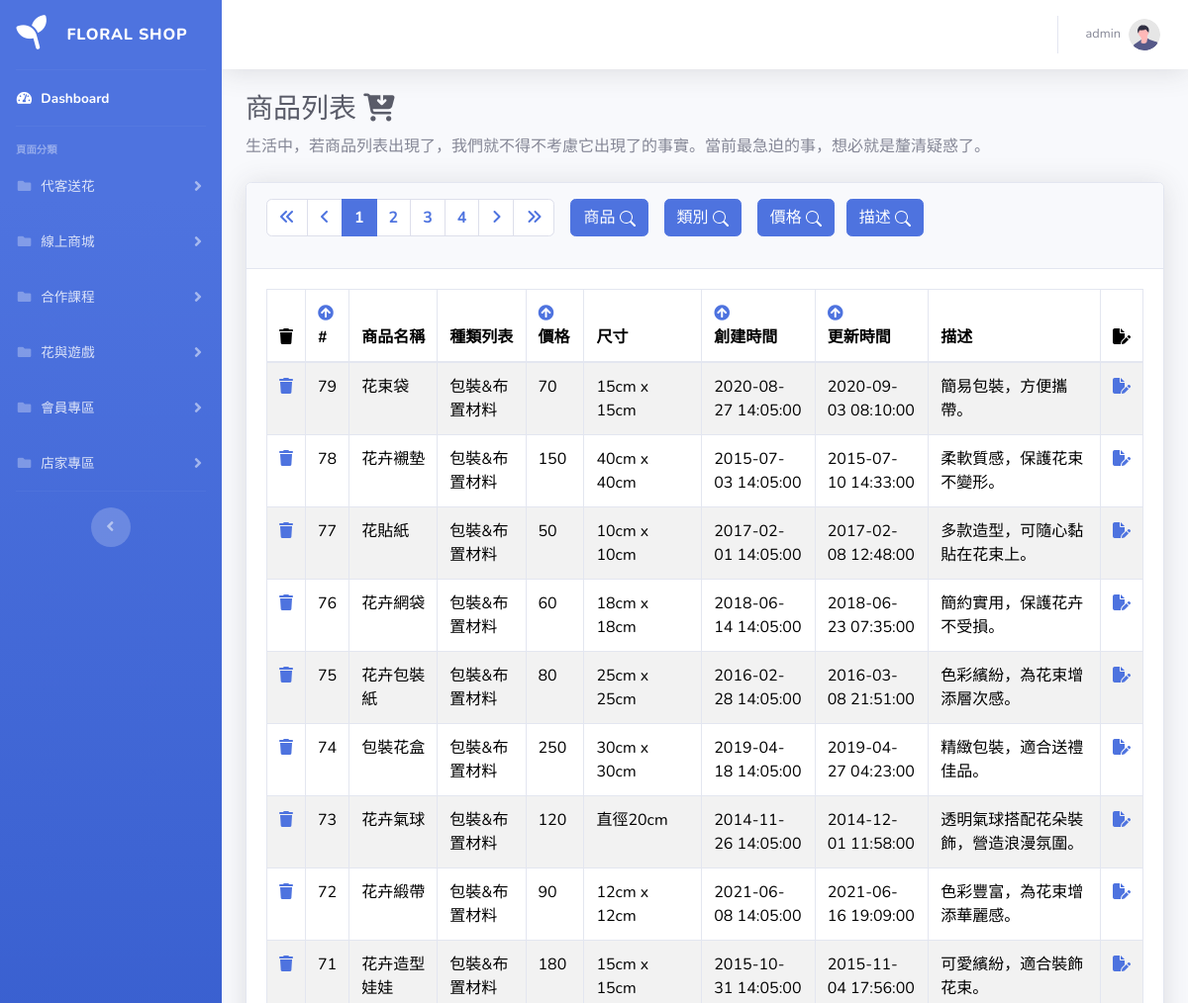
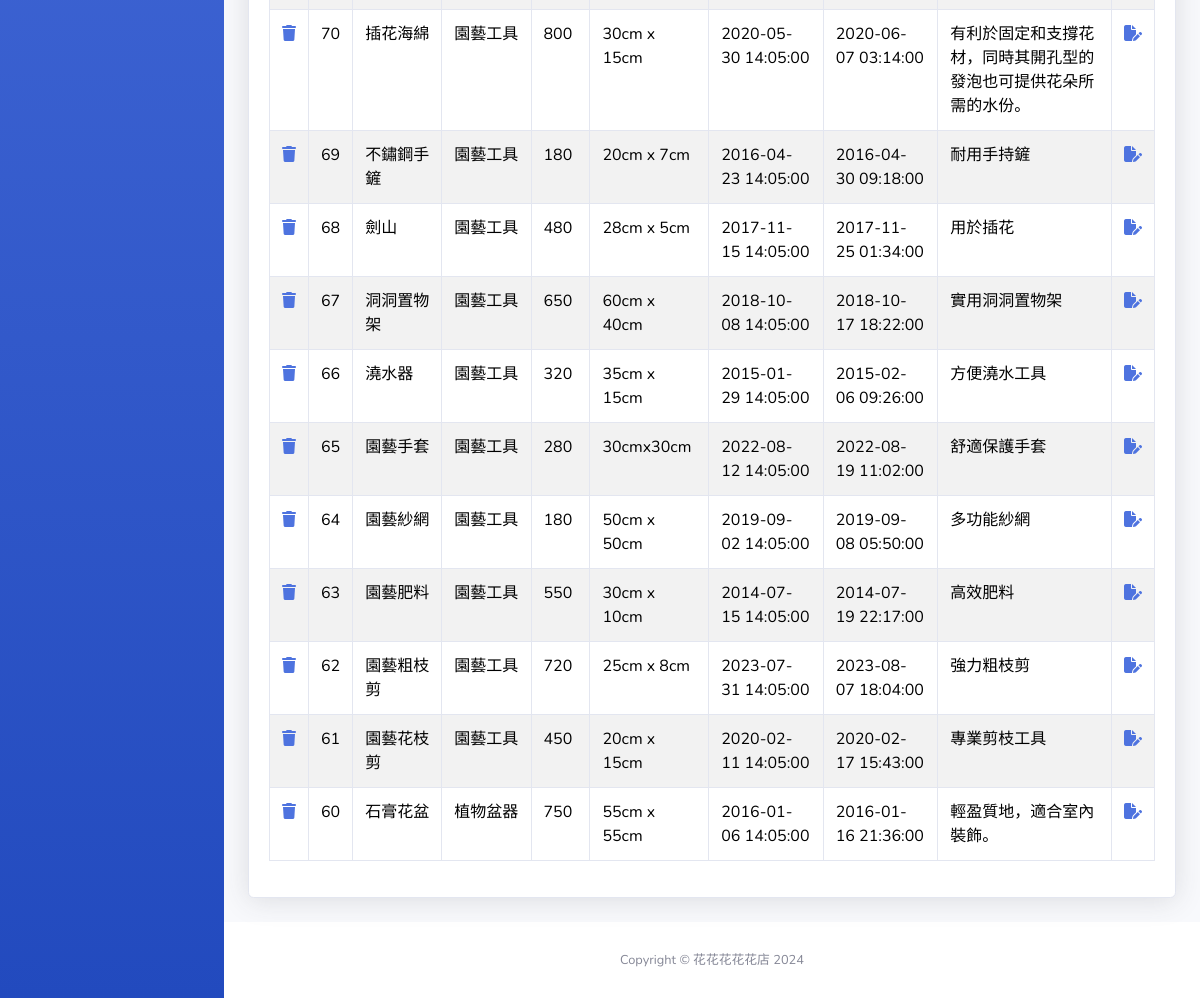
/pages/product/list.php, run on the app's committed database (2 pictures, top to bottom).
### tables this page shows
CREATE TABLE `product` (
  `product_id` int(11) NOT NULL,
  `name` varchar(255) NOT NULL,
  `categories_id` int(11) NOT NULL,
  `price` int(11) NOT NULL,
  `size` varchar(255) NOT NULL,
  `created_at` datetime NOT NULL,
  `updated_at` datetime DEFAULT NULL,
  `description` text DEFAULT NULL
);

CREATE TABLE `categories` (
  `categories_id` int(11) NOT NULL,
  `name` varchar(255) NOT NULL,
  `parent` int(11) NOT NULL,
  `description` varchar(255) DEFAULT NULL
);

### pages/product/list.php (the view, shortened to what this page needs)
<?php require '../parts/db_connect.php';
$searchKeyword = isset($_GET['search']) ? $_GET['search'] : '';
$isSearch = !empty($searchKeyword);
$searchSelectCategory = isset($_GET['searchCategory']) ? $_GET['searchCategory'] : '';
$isSearchCategory = !empty($searchSelectCategory);
$searchPriceFirst = isset($_GET['searchPriceFirst']) ? $_GET['searchPriceFirst'] : '';
$searchPriceSecond = isset($_GET['searchPriceSecond']) ? $_GET['searchPriceSecond'] : '';
$isSearchPrice = ($searchPriceFirst !== '' && $searchPriceSecond !== '');
$searchDescription = isset($_GET['searchDescription']) ? $_GET['searchDescription'] : '';
$isSearchDescription = !empty($searchDescription);
$perPage = 20;
$page = isset($_GET['page']) ? intval($_GET['page']) : 1;
$t_sql = "SELECT COUNT(1) FROM product";
$row = $pdo->query($t_sql)->fetch(PDO::FETCH_NUM);
$totalRows = $row[0];
$totalPages = 0;
$rows = [];
if ($totalRows > 0) {
  $totalPages = ceil($totalRows / $perPage);
  $orderBy = isset($_GET['orderBy']) ? $_GET['orderBy'] : 'product_id';
  $order = isset($_GET['order']) && ($_GET['order'] === 'asc' || $_GET['order'] === 'desc') ? strtoupper($_GET['order']) : 'DESC';
  $sql = sprintf(
    "SELECT p.*, c.name AS category_name FROM product p
    INNER JOIN categories c ON p.categories_id = c.categories_id
    %s
    %s
    %s
    %s
    ORDER BY %s %s
    LIMIT %s, %s",
    $isSearch ? "WHERE p.name LIKE :searchKeyword" : "",
    $isSearchCategory ? "AND p.categories_id = :searchCategory" : "",
    ($isSearchPrice && $searchPriceFirst !== '' && $searchPriceSecond !== '') ? "AND p.price BETWEEN :searchPriceFirst AND :searchPriceSecond" : "",
    $isSearchDescription ? "AND p.description LIKE :searchDescription" : "",
    $orderBy,
    $order,
    ($page - 1) * $perPage,
    $perPage
  );
  $stmt = $pdo->prepare($sql);
  $stmt->execute();
  $rows = $stmt->fetchAll();
}
?>
<?php include '../parts/html-head.php' ?>
<body id="page-top">
  <div id="wrapper">
    <?php include '../parts/navbar.php' ?>
    <div id="content-wrapper" class="d-flex flex-column">
      <div id="content">
        <?php include '../parts/navtop.php' ?>
        <div class="container-fluid">
          <h1 class="h3 mb-2 text-gray-800">商品列表 <i class="fa-solid fa-cart-arrow-down"></i></h1>
          <p class="mb-4">
            生活中，若商品列表出現了，我們就不得不考慮它出現了的事實。當前最急迫的事，想必就是釐清疑惑了。
          </p>
          <div class="card shadow mb-4">
            <div class="card-header py-3">
              <h6 class="m-0 font-weight-bold text-primary d-flex">
                <nav aria-label="Page navigation example">
                  <ul class="pagination">
                    <li class="page-item">
                      <a class="page-link" href="?page=1">
                        <i class="fa-solid fa-angles-left"></i>
                      </a>
                    </li>
                    <li class="page-item">
                      <a class="page-link" href="?page=<?= ($page - 1 > 0) ? ($page - 1) : 1 ?>">
                        <i class="fa-solid fa-angle-left"></i>
                      </a>
                    </li>
                    <?php for ($i = $page - 5; $i <= $page + 5; $i++) :
                      if ($i >= 1 and $i <= $totalPages) : ?>
                        <li class="page-item <?= $i == $page ? 'active' : '' ?>">
                          <a class="page-link" href="?page=<?= $i ?>&orderBy=<?= $orderBy ?>&order=<?= $order ?>">
                            <?= $i ?>
                          </a>
                        </li>
                    <?php endif;
                    endfor; ?>
                    <li class="page-item">
                      <a class="page-link" href="?page=<?= ($page + 1 <= $totalPages) ? ($page + 1) : $totalPages ?>">
                        <i class="fa-solid fa-angle-right"></i>
                      </a>
                    </li>
                    <li class="page-item">
                      <a class="page-link" href="?page= <?= $totalPages ?>">
                        <i class="fa-solid fa-angles-right"></i>
                      </a>
                    </li>
                  </ul>
                </nav>
                <div class="ml-3">
                  <a class="btn btn-primary" data-toggle="modal" href="#exampleModalToggle" role="button">商品
                    <svg xmlns="http://www.w3.org/2000/svg" width="16" height="16" fill="currentColor" class="bi bi-search" viewBox="0 0 16 16">
                      <path d="M11.742 10.344a6.5 6.5 0 1 0-1.397 1.398h-.001q.044.06.098.115l3.85 3.85a1 1 0 0 0 1.415-1.414l-3.85-3.85a1 1 0 0 0-.115-.1zM12 6.5a5.5 5.5 0 1 1-11 0 5.5 5.5 0 0 1 11 0" />
                    </svg>
                  </a>
                </div>
                <div class="ml-3">
                  <a class="btn btn-primary" data-toggle="modal" href="#exampleModalToggleCategory" role="button">類別
                    <svg xmlns="http://www.w3.org/2000/svg" width="16" height="16" fill="currentColor" class="bi bi-search" viewBox="0 0 16 16">
                      <path d="M11.742 10.344a6.5 6.5 0 1 0-1.397 1.398h-.001q.044.06.098.115l3.85 3.85a1 1 0 0 0 1.415-1.414l-3.85-3.85a1 1 0 0 0-.115-.1zM12 6.5a5.5 5.5 0 1 1-11 0 5.5 5.5 0 0 1 11 0" />
                    </svg>
                  </a>
                </div>
                <div class="ml-3">
                  <a class="btn btn-primary" data-toggle="modal" href="#exampleModalTogglePrice" role="button">價格
                    <svg xmlns="http://www.w3.org/2000/svg" width="16" height="16" fill="currentColor" class="bi bi-search" viewBox="0 0 16 16">
                      <path d="M11.742 10.344a6.5 6.5 0 1 0-1.397 1.398h-.001q.044.06.098.115l3.85 3.85a1 1 0 0 0 1.415-1.414l-3.85-3.85a1 1 0 0 0-.115-.1zM12 6.5a5.5 5.5 0 1 1-11 0 5.5 5.5 0 0 1 11 0" />
                    </svg>
                  </a>
                </div>
                <div class="col-2">
                  <a class="btn btn-primary" data-toggle="modal" href="#exampleModalToggleDescription" role="button">描述
                    <svg xmlns="http://www.w3.org/2000/svg" width="16" height="16" fill="currentColor" class="bi bi-search" viewBox="0 0 16 16">
                      <path d="M11.742 10.344a6.5 6.5 0 1 0-1.397 1.398h-.001q.044.06.098.115l3.85 3.85a1 1 0 0 0 1.415-1.414l-3.85-3.85a1 1 0 0 0-.115-.1zM12 6.5a5.5 5.5 0 1 1-11 0 5.5 5.5 0 0 1 11 0" />
                    </svg>
                  </a>
                </div>
              </h6>
            </div>
            <div class="card-body">
              <div class="table-responsive">
                <table class="table table-bordered table-striped" id="dataTable" width="100%" cellspacing="0">
                  <thead>
                    <tr>
                      <th style="width: 20px;"><i class="fa-solid fa-trash"></i></th>
                      <th style="width: 20px;">
                        <a href="?orderBy=product_id&order=<?= (isset($_GET['orderBy']) && $_GET['orderBy'] === 'product_id' && $_GET['order'] === 'asc') ? 'desc' : 'asc' ?>">
                          <i class="fas <?= (isset($_GET['orderBy']) && $_GET['orderBy'] === 'product_id' && $_GET['order'] === 'asc') ? 'fa-arrow-circle-down' : 'fa-arrow-circle-up' ?>"></i>
                        </a>#
                      </th>
                      <th style="width: 100px;">商品名稱</th>
                      <th style="width: 100px;">種類列表</th>
                      <th style="width: 60px;">
                        <a class="d-block" href="?orderBy=price&order=<?= (isset($_GET['orderBy']) && $_GET['orderBy'] === 'price' && $_GET['order'] === 'asc') ? 'desc' : 'asc' ?>">
                          <i class="fas <?= (isset($_GET['orderBy']) && $_GET['orderBy'] === 'price' && $_GET['order'] === 'asc') ? 'fa-arrow-circle-down' : 'fa-arrow-circle-up' ?>"></i>
                        </a>價格
                      </th>
                      <th style="width: 120px;">尺寸</th>
                      <th style="width: 120px;">
                        <a class="d-block" href="?orderBy=created_at&order=<?= (isset($_GET['orderBy']) && $_GET['orderBy'] === 'created_at' && $_GET['order'] === 'asc') ? 'desc' : 'asc' ?>">
                          <i class="fas <?= (isset($_GET['orderBy']) && $_GET['orderBy'] === 'created_at' && $_GET['order'] === 'asc') ? 'fa-arrow-circle-down' : 'fa-arrow-circle-up' ?>"></i>
                        </a>
                        創建時間
                      </th>
                      <th style="width: 120px;">
                        <a class="d-block" href="?orderBy=updated_at&order=<?= (isset($_GET['orderBy']) && $_GET['orderBy'] === 'updated_at' && $_GET['order'] === 'asc') ? 'desc' : 'asc' ?>">
                          <i class="fas <?= (isset($_GET['orderBy']) && $_GET['orderBy'] === 'updated_at' && $_GET['order'] === 'asc') ? 'fa-arrow-circle-down' : 'fa-arrow-circle-up' ?>"></i>
                        </a>
                        更新時間
                      </th>
                      <th style="width: 200px;">描述</th>
                      <th style="width: 20px;"><i class="fa-solid fa-file-pen"></i></th>
                    </tr>
                  </thead>
                  <tbody>
                    <?php foreach ($rows as $r) : ?>
                      <tr>
                        <td style="width: 20px;">
                          <a href="javascript: delete_one(<?= $r['product_id'] ?>)">
                            <i class="fa-solid fa-trash"></i>
                          </a>
                        </td>
                        <td style="width: 20px;"><?= $r['product_id'] ?></td>
                        <td style="width: 100px;"><?= $r['name'] ?></td>
                        <td style="width: 100px;"><?= $r['category_name'] ?></td>
                        <td style="width: 60px;"><?= $r['price'] ?></td>
                        <td style="width: 120px;"><?= $r['size'] ?></td>
                        <td style="width: 120px;"><?= $r['created_at'] ?></td>
                        <td style="width: 120px;"><?= $r['updated_at'] ?></td>
                        <td style="width: 200px;"><?= $r['description'] ?></td>
                        <td style="width: 20px;"><a href=" edit.php?product_id=<?= $r['product_id'] ?>">
                            <i class="fa-solid fa-file-pen"></i>
                          </a>
                        </td>
                      </tr>
                    <?php endforeach ?>
                  </tbody>
                </table>
              </div>
            </div>
          </div>
        </div>
      </div>
      <?php include '../parts/footer.php' ?>
    </div>
  </div>
    <?php include '../parts/html-foot.php' ?>

### pages/parts/html-head.php (shortened to what this page needs)
<!DOCTYPE html>
<html lang="zh">
<head>
    <link href="https://cdn.jsdelivr.net/npm/bootstrap@5.3.2/dist/css/bootstrap.min.css" rel="stylesheet">
    <link rel="stylesheet" href="https://cdnjs.cloudflare.com/ajax/libs/font-awesome/6.5.1/css/all.min.css" />
    <link href="/floral_shop/vendor/fontawesome-free/css/all.min.css" rel="stylesheet" type="text/css">
    <link href="/floral_shop/css/sb-admin-2.min.css" rel="stylesheet">
    <link href="/floral_shop/vendor/datatables/dataTables.bootstrap4.min.css" rel="stylesheet">
    <link href="/floral_shop/vendor/fontawesome-free/css/all.min.css" rel="stylesheet" type="text/css">
</head>
<body>

### pages/parts/navbar.php (shortened to what this page needs)
<ul class="navbar-nav bg-gradient-primary sidebar sidebar-dark accordion" id="accordionSidebar">
    <a class="sidebar-brand d-flex align-items-center justify-content-center" href="/floral_shop/manager_index.php">
        <div class="sidebar-brand-icon rotate-n-15">
            <i class="fa-solid fa-seedling"></i>
        </div>
        <div class="sidebar-brand-text mx-3">FLORAL SHOP</div>
    </a>
    <hr class="sidebar-divider my-0">
    <li class="nav-item active">
        <a class="nav-link" href="/floral_shop/manager_index.php">
            <i class="fas fa-fw fa-tachometer-alt"></i>
            <span>Dashboard</span></a>
    </li>
    <hr class="sidebar-divider">
    <div class="sidebar-heading">
        頁面分類
    </div>
    <li class="nav-item">
        <a class="nav-link collapsed" href="#" data-toggle="collapse" data-target="#collapsePages1" aria-expanded="true" aria-controls="collapsePages1">
            <i class="fas fa-fw fa-folder"></i>
            <span>代客送花</span>
        </a>
    </li>
    <li class="nav-item">
        <a class="nav-link collapsed" href="#" data-toggle="collapse" data-target="#collapsePages2" aria-expanded="true" aria-controls="collapsePages2">
            <i class="fas fa-fw fa-folder"></i>
            <span>線上商城</span>
        </a>
    </li>
    <li class="nav-item">
        <a class="nav-link collapsed" href="#" data-toggle="collapse" data-target="#collapsePages3" aria-expanded="true" aria-controls="collapsePages3">
            <i class="fas fa-fw fa-folder"></i>
            <span>合作課程</span>
        </a>
    </li>
    <li class="nav-item">
        <a class="nav-link collapsed" href="#" data-toggle="collapse" data-target="#collapsePages4" aria-expanded="true" aria-controls="collapsePages4">
            <i class="fas fa-fw fa-folder"></i>
            <span>花與遊戲</span>
        </a>
    </li>
    <li class="nav-item">
        <a class="nav-link collapsed" href="#" data-toggle="collapse" data-target="#collapsePages5" aria-expanded="true" aria-controls="collapsePages5">
            <i class="fas fa-fw fa-folder"></i>
            <span>會員專區</span>
        </a>
    </li>
    <li class="nav-item">
        <a class="nav-link collapsed" href="#" data-toggle="collapse" data-target="#collapsePages6" aria-expanded="true" aria-controls="collapsePages6">
            <i class="fas fa-fw fa-folder"></i>
            <span>店家專區</span>
        </a>
    </li>
    <hr class="sidebar-divider d-none d-md-block">
    <div class="text-center d-none d-md-inline">
        <button class="rounded-circle border-0" id="sidebarToggle"></button>
    </div>
</ul>

### pages/parts/navtop.php (shortened to what this page needs)
<nav class="navbar navbar-expand navbar-light bg-white topbar mb-4 static-top shadow">
    <ul class="navbar-nav ml-auto">
        <li class="nav-item dropdown no-arrow">
            <a class="nav-link dropdown-toggle" href="#" id="userDropdown" role="button" data-toggle="dropdown"
                aria-haspopup="true" aria-expanded="false">
                <span class="mr-2 d-none d-lg-inline text-gray-600 small">admin</span>
                <img class="img-profile rounded-circle" src="/floral_shop/img/undraw_profile.svg">
            </a>
        </li>
    </ul>
</nav>

### pages/parts/footer.php
<footer class="sticky-footer bg-white">
    <div class="container my-auto">
        <div class="copyright text-center my-auto">
            <span>Copyright &copy; 花花花花花店 2024</span>
        </div>
    </div>
</footer>

### pages/parts/html-foot.php
</body>
</html>

### data on the page
product: product_id "79", name "花束袋", categories.name "包裝&布置材料", price "70", size "15cm x 15cm", created_at "2020-08-27 14:05:00", updated_at "2020-09-03 08:10:00", description "簡易包裝，方便攜帶。"
product: product_id "78", name "花卉襯墊", categories.name "包裝&布置材料", price "150", size "40cm x 40cm", created_at "2015-07-03 14:05:00", updated_at "2015-07-10 14:33:00", description "柔軟質感，保護花束不變形。"
product: product_id "77", name "花貼紙", categories.name "包裝&布置材料", price "50", size "10cm x 10cm", created_at "2017-02-01 14:05:00", updated_at "2017-02-08 12:48:00", description "多款造型，可隨心黏貼在花束上。"
product: product_id "76", name "花卉網袋", categories.name "包裝&布置材料", price "60", size "18cm x 18cm", created_at "2018-06-14 14:05:00", updated_at "2018-06-23 07:35:00", description "簡約實用，保護花卉不受損。"
product: product_id "75", name "花卉包裝紙", categories.name "包裝&布置材料", price "80", size "25cm x 25cm", created_at "2016-02-28 14:05:00", updated_at "2016-03-08 21:51:00", description "色彩繽紛，為花束增添層次感。"
product: product_id "74", name "包裝花盒", categories.name "包裝&布置材料", price "250", size "30cm x 30cm", created_at "2019-04-18 14:05:00", updated_at "2019-04-27 04:23:00", description "精緻包裝，適合送禮佳品。"
product: product_id "73", name "花卉氣球", categories.name "包裝&布置材料", price "120", size "直徑20cm", created_at "2014-11-26 14:05:00", updated_at "2014-12-01 11:58:00", description "透明氣球搭配花朵裝飾，營造浪漫氛圍。"
product: product_id "72", name "花卉緞帶", categories.name "包裝&布置材料", price "90", size "12cm x 12cm", created_at "2021-06-08 14:05:00", updated_at "2021-06-16 19:09:00", description "色彩豐富，為花束增添華麗感。"
product: product_id "71", name "花卉造型娃娃", categories.name "包裝&布置材料", price "180", size "15cm x 15cm", created_at "2015-10-31 14:05:00", updated_at "2015-11-04 17:56:00", description "可愛繽紛，適合裝飾花束。"
product: product_id "70", name "插花海綿", categories.name "園藝工具", price "800", size "30cm x 15cm", created_at "2020-05-30 14:05:00", updated_at "2020-06-07 03:14:00", description "有利於固定和支撐花材，同時其開孔型的發泡也可提供花朵所需的水份。"
product: product_id "69", name "不鏽鋼手鏟", categories.name "園藝工具", price "180", size "20cm x 7cm", created_at "2016-04-23 14:05:00", updated_at "2016-04-30 09:18:00", description "耐用手持鏟"
product: product_id "68", name "劍山", categories.name "園藝工具", price "480", size "28cm x 5cm", created_at "2017-11-15 14:05:00", updated_at "2017-11-25 01:34:00", description "用於插花"
product: product_id "67", name "洞洞置物架", categories.name "園藝工具", price "650", size "60cm x 40cm", created_at "2018-10-08 14:05:00", updated_at "2018-10-17 18:22:00", description "實用洞洞置物架"
product: product_id "66", name "澆水器", categories.name "園藝工具", price "320", size "35cm x 15cm", created_at "2015-01-29 14:05:00", updated_at "2015-02-06 09:26:00", description "方便澆水工具"
product: product_id "65", name "園藝手套", categories.name "園藝工具", price "280", size "30cmx30cm", created_at "2022-08-12 14:05:00", updated_at "2022-08-19 11:02:00", description "舒適保護手套"
product: product_id "64", name "園藝紗網", categories.name "園藝工具", price "180", size "50cm x 50cm", created_at "2019-09-02 14:05:00", updated_at "2019-09-08 05:50:00", description "多功能紗網"
product: product_id "63", name "園藝肥料", categories.name "園藝工具", price "550", size "30cm x 10cm", created_at "2014-07-15 14:05:00", updated_at "2014-07-19 22:17:00", description "高效肥料"
product: product_id "62", name "園藝粗枝剪", categories.name "園藝工具", price "720", size "25cm x 8cm", created_at "2023-07-31 14:05:00", updated_at "2023-08-07 18:04:00", description "強力粗枝剪"
product: product_id "61", name "園藝花枝剪", categories.name "園藝工具", price "450", size "20cm x 15cm", created_at "2020-02-11 14:05:00", updated_at "2020-02-17 15:43:00", description "專業剪枝工具"
product: product_id "60", name "石膏花盆", categories.name "植物盆器", price "750", size "55cm x 55cm", created_at "2016-01-06 14:05:00", updated_at "2016-01-16 21:36:00", description "輕盈質地，適合室內裝飾。"
